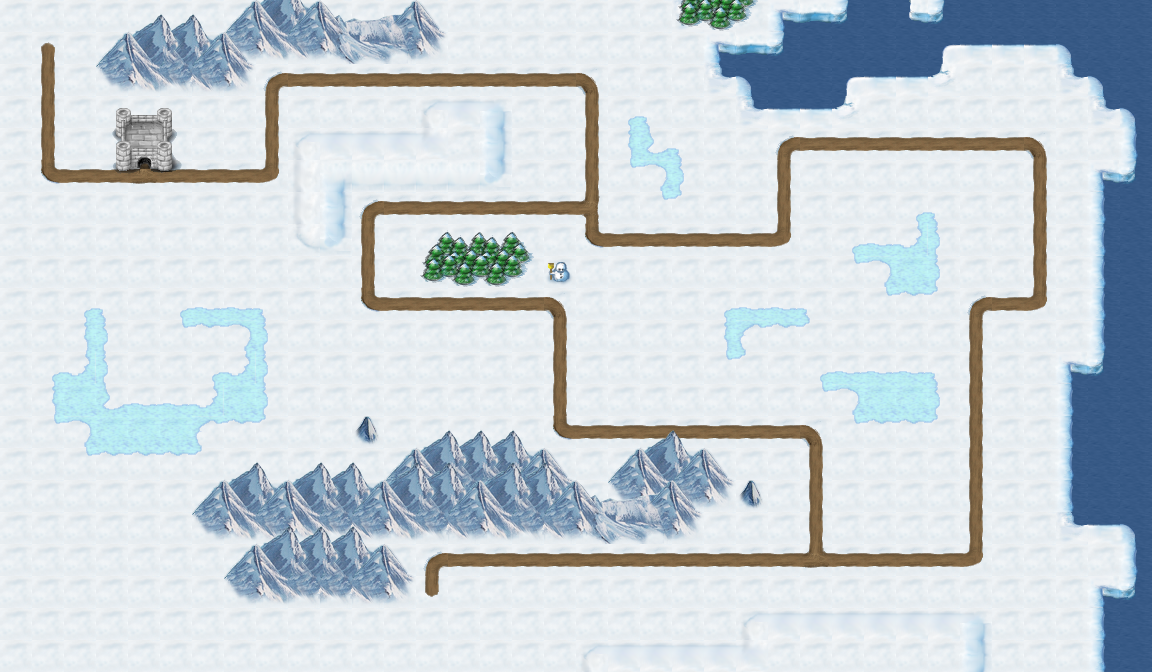

This is a level from a 2D game, rendered from its Tiled map with the project's own tilesets. A one-line summary and the map file follow, with tile-layer data summarised:
An orthogonal 36x21 tile map with 32x32 px tiles, 6 tile layers (Water, Land, Roads, Back Decorations, ...), 9 tilesets and 29 objects.

<map version="1.0" orientation="orthogonal" renderorder="right-down" width="36" height="21" tilewidth="32" tileheight="32">
 <properties>
  <property name="music" value="salcon.ogg" />
 </properties>
 <tileset firstgid="1" source="../tilesets/map_objects.tsx" />
 <tileset firstgid="5" source="../tilesets/wm_roads.tsx" />
 <tileset firstgid="25" source="../tilesets/wm_bridge.tsx" />
 <tileset firstgid="37" source="../tilesets/wm_snow.tsx" />
 <tileset firstgid="82" source="../tilesets/wm_mountain.tsx" />
 <tileset firstgid="110" source="../tilesets/wm_trees.tsx" />
 <tileset firstgid="125" source="../tilesets/wm_shallow_water.tsx" />
 <tileset firstgid="140" source="../tilesets/wm_thin_ice.tsx" />
 <tileset firstgid="155" source="../tilesets/wm_castle.tsx" />
 <layer name="Water" width="36" height="21">
  <data>[756 cells, 81 non-empty, 1 distinct tile ids]</data>
 </layer>
 <layer name="Land" width="36" height="21">
  <data>[756 cells, 724 non-empty, 12 distinct tile ids]</data>
 </layer>
 <layer name="Roads" width="36" height="21">
  <data>[756 cells, 111 non-empty, 10 distinct tile ids]</data>
 </layer>
 <layer name="Back Decorations" width="36" height="21">
  <data>[756 cells, 40 non-empty, 19 distinct tile ids]</data>
 </layer>
 <layer name="Decorations" width="36" height="21">
  <data>[756 cells, 192 non-empty, 51 distinct tile ids]</data>
 </layer>
 <layer name="Front Decorations" width="36" height="21">
  <data>[756 cells, 16 non-empty, 13 distinct tile ids]</data>
 </layer>
 <objectgroup name="Spaces">
  <object gid="3" x="416" y="608">
   <properties>
    <property name="ID" value="map_enter" />
    <property name="dest" value="retux-2.tmx:map_exit" />
   </properties>
  </object>
  <object gid="3" x="32" y="64">
   <properties>
    <property name="ID" value="map_exit" />
    <property name="dest" value="retux-4.tmx:map_enter" />
   </properties>
  </object>
  <object gid="2" x="800" y="576">
   <properties>
    <property name="level" value="retux-15.tmx" />
   </properties>
  </object>
  <object gid="2" x="608" y="576">
   <properties>
    <property name="level" value="retux-14.tmx" />
   </properties>
  </object>
  <object gid="2" x="576" y="224">
   <properties>
    <property name="level" value="retux-22.tmx" />
   </properties>
  </object>
  <object gid="2" x="512" y="96">
   <properties>
    <property name="level" value="retux-23.tmx" />
   </properties>
  </object>
  <object gid="2" x="288" y="96">
   <properties>
    <property name="level" value="retux-24.tmx" />
   </properties>
  </object>
  <object gid="2" x="128" y="192">
   <properties>
    <property name="level" value="retux-25.tmx" />
   </properties>
  </object>
  <object gid="2" x="704" y="448">
   <properties>
    <property name="level" value="retux-19.tmx" />
   </properties>
  </object>
  <object gid="2" x="544" y="384">
   <properties>
    <property name="level" value="retux-20.tmx" />
   </properties>
  </object>
  <object gid="2" x="352" y="288">
   <properties>
    <property name="level" value="retux-21.tmx" />
   </properties>
  </object>
  <object gid="2" x="960" y="416">
   <properties>
    <property name="level" value="retux-16.tmx" />
   </properties>
  </object>
  <object gid="2" x="1024" y="224">
   <properties>
    <property name="level" value="retux-17.tmx" />
   </properties>
  </object>
  <object gid="2" x="768" y="160">
   <properties>
    <property name="level" value="retux-18.tmx" />
   </properties>
  </object>
 </objectgroup>
 <objectgroup name="Objects">
  <object gid="1" x="416" y="608" />
 </objectgroup>
 <objectgroup color="#ffff00" name="map_path">
  <object x="416" y="576">
   <polyline points="0,0 0,-32 192,-32" />
  </object>
  <object x="608" y="544">
   <polyline points="0,0 192,0" />
  </object>
  <object x="800" y="544">
   <polyline points="0,0 160,0 160,-160" />
  </object>
  <object x="960" y="384">
   <polyline points="0,0 0,-96 64,-96 64,-192" />
  </object>
  <object x="1024" y="192">
   <polyline points="0,0 0,-64 -256,-64" />
  </object>
  <object x="768" y="128">
   <polyline points="0,0 0,96 -192,96 -192,64" />
  </object>
  <object x="800" y="544">
   <polyline points="0,0 0,-128 -96,-128" />
  </object>
  <object x="704" y="416">
   <polyline points="0,0 -160,0 -160,-64" />
  </object>
  <object x="544" y="352">
   <polyline points="0,0 0,-64 -192,-64 -192,-96" />
  </object>
  <object x="352" y="256">
   <polyline points="0,0 0,-64 224,-64" />
  </object>
  <object x="576" y="192">
   <polyline points="0,0 0,-128 -64,-128" />
  </object>
  <object x="512" y="64">
   <polyline points="0,0 -224,0" />
  </object>
  <object x="288" y="64">
   <polyline points="0,0 -32,0 -32,96 -160,96" />
  </object>
  <object x="128" y="160">
   <polyline points="0,0 -96,0 -96,-128" />
  </object>
 </objectgroup>
</map>
